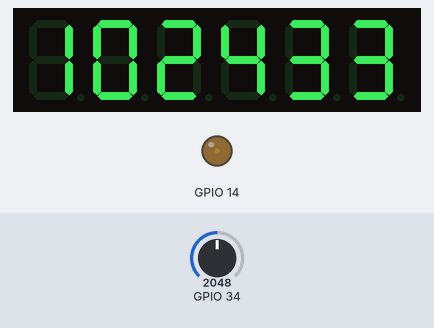
A sketch run on a simulated ESP32. On the bench: 6-digit seven-segment display, output pins drawn as LEDs (lit = HIGH). The inputs (shaded band) are chosen by the test bench; at power-on: GPIO 34 = 2048. WiFi joins after 1.5 s; servers stay silent unless stated; the local clock reads 2024-03-15 10:24:30 at power-on unless the sketch sets it; what the sketch prints to the serial monitor is not drawn.

Above: at 3.6 s.
3.7 s: GPIO 34 set to 2866
At 4.8 s:
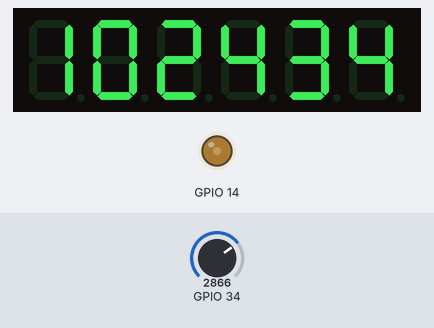
6.7 s: GPIO 34 set to 4095
At 7.8 s:
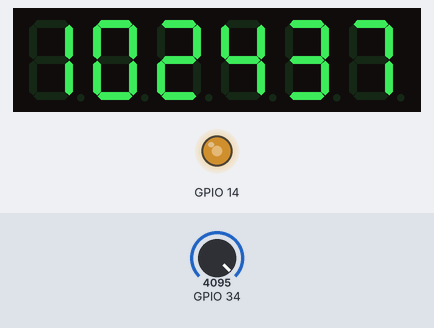
Timing chart, 0 to 9.7 s (numbered marks = the images above; inputs shaded):
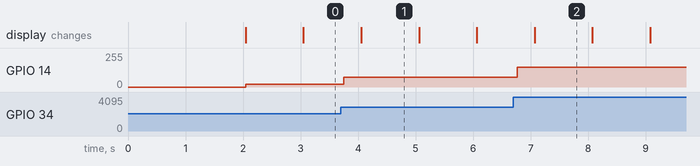

The sketch:

newtime.ino
```cpp
#include <ShiftDisplay2.h>
#include <WiFi.h>
#include "time.h"

//Time
const int tzOffset = -25200;
const int dstOffset = 3600;
const char *ntpServer = "pool.ntp.org";

//Photoresistor and PWM pin, lower = brighter
const int minBrightness = 150;
const int maxBrightness = 5;
const int tubeFreq = 100;
const int bAmp = 255 - minBrightness;
int prOut = 0;
int bValue = 0;


//WiFi
const char *ssid     = "";
const char *password = "";

//Declare
ShiftDisplay2 display(
  27, 26, 25,
  COMMON_CATHODE,
  6,
  STATIC_DRIVE
);

void setup() {
  Serial.begin(9600);

  //Setup dimming
  ledcSetup(0, tubeFreq, 8);
  ledcAttachPin(14, 0);


  //Setup wifi
  WiFi.mode(WIFI_STA);
  WiFi.begin(ssid, password);
  Serial.print("Connecting to WiFi ..");
  while (WiFi.status() != WL_CONNECTED) {
    Serial.print('.');
    delay(1000);
   }
  Serial.print(" WiFi connected. IP is: ");
  Serial.println(WiFi.localIP());

  //Setup time
  configTime(tzOffset, dstOffset, ntpServer);
  setenv("TZ", "PST8PDT,M3.2.0,M11.1.0", 1);
  tzset();
  Serial.println("Time client initialized. Testing:");
  struct tm timeinfo;
  if(!getLocalTime(&timeinfo)){
    Serial.println("Failed to obtain time");
    return;
  }
  Serial.println(&timeinfo, "%A, %B %d %Y %I:%M:%S");
}

void loop() {
  struct tm timeinfo;
  if(!getLocalTime(&timeinfo)){
    Serial.println("Failed to obtain time");
    return;
  }
  char theTime[9];
  strftime(theTime, 9, "%I%M%S", &timeinfo);
  display.set(theTime, ALIGN_RIGHT);
  display.update();

  prOut = analogRead(34);
  bValue = map(prOut, 0, 4095, 0, 255);
  if(bValue - bAmp <= maxBrightness) {
    ledcWrite(0, maxBrightness);
    //Serial.println(maxBrightness);
  }
  else {
    ledcWrite(0, bValue - bAmp);
    //Serial.println(bValue-bAmp);
  }

  delay(100);
}
```

Measured:
- after the input at 3.7 s, GPIO 14: 22/255 → 73/255 after 0.05 s
- after the input at 6.7 s, GPIO 14: 73/255 → 149/255 after 0.07 s
- what the display in image 1 shows lasts 1.0 s, from 4.1 s to 5.1 s
